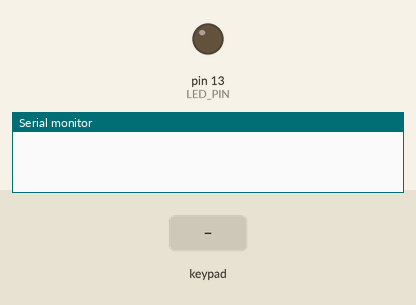
This sketch was run on a simulated Arduino Uno, built with avr-gcc and run on an emulated ATmega328P. Parts: output pins drawn as LEDs (lit = HIGH), the last lines printed to the serial monitor. Dashed ring = blinking. The test bench sets the inputs (shaded band). Pins used as bus, display or sensor lines are not drawn.

Above: at 1.4 s.
1.5 s: key '1' pressed
At 1.8 s:
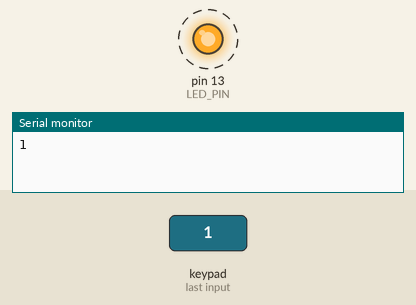
4.5 s: keypad keys 8 3 4 6 # pressed 0.4 s apart
At 7.6 s:
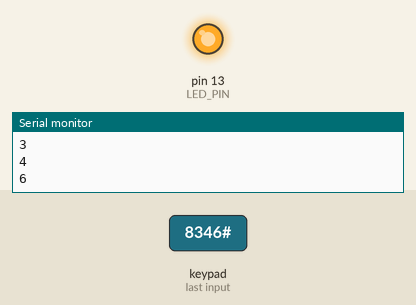
9.5 s: key '*' pressed
Timing chart, 0 to 18.5 s (numbered marks = the images above; inputs shaded):
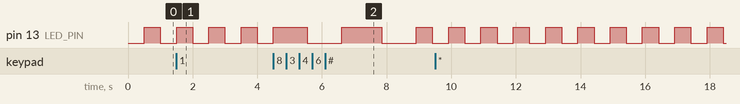

Measured:
- by itself, pin 13 (LED_PIN): alternates HIGH for 0.50 s and LOW for 0.50 s

The sketch:

Came_Gates_Control.ino
```cpp
#include <Keypad.h>
//=================================================================================================
#define TX_PIN  11
#define LED_PIN 13
#define BIT_LEN         320
#define BLINK_INTERVAL  500
//=================================================================================================
// Setup Keypad
const byte ROWS = 4;
const byte COLS = 3;
char keys[ROWS][COLS] =
{
  {'1','2','3'},
  {'4','5','6'},
  {'7','8','9'},
  {'*','0','#'}
};
byte rowPins[ROWS] = {8, 3, 4, 6};
byte colPins[COLS] = {7, 9, 5};

Keypad keypad = Keypad( makeKeymap(keys), rowPins, colPins, ROWS, COLS );
//=================================================================================================
// Defind gate codes
#define GATE_MAIN_IN       0xAAAAAA
#define GATE_MAIN_OUT      0xBBBBBB
#define GATE_PARK_NEAR_IN  0xCCCCCC
#define GATE_PARK_NEAR_OUT 0xDDDDDD
#define GATE_PARK_FAR_IN   0xEEEEEE
#define GATE_PARK_FAR_OUT  0xFFFFFF
//=================================================================================================
// Global variables
unsigned long previousMillis = 0;
int LED_state = LOW;
//=================================================================================================
// Send code vith help of 433 MHz transmitter connected to TX_PIN
void SendCame(unsigned long code)
{
  int repeat_count;
  repeat_count = 24;

  for (int j=0; j<repeat_count; j++)
  {
    digitalWrite(TX_PIN, LOW);
    delayMicroseconds(BIT_LEN * 63);
    digitalWrite(TX_PIN, HIGH);
    delayMicroseconds(BIT_LEN);

    //Sending bit by bit
    for (int i=23; i>=0; i--)
    {  // 0 -> 011, 1 -> 001
      byte b = bitRead(code, i);

      digitalWrite(TX_PIN,LOW);
      delayMicroseconds(BIT_LEN);

      if (!b)
        digitalWrite(TX_PIN,HIGH);
      delayMicroseconds(BIT_LEN);

      digitalWrite(TX_PIN,HIGH);
      delayMicroseconds(BIT_LEN);
    }
    digitalWrite(TX_PIN,LOW);
    delay(16);
  }
}
//-------------------------------------------------------------------------------------------------
void setup()
{
  delay(200);

  // Setup outpus for transmitter and LED pins
  pinMode(TX_PIN, OUTPUT);
  pinMode(LED_PIN, OUTPUT);

  Serial.begin(9600);   // Kept for keypad diagnostics
}
//-------------------------------------------------------------------------------------------------
void loop()
{
  unsigned long currentMillis = millis();

  char key = keypad.getKey();

  if (key)
  {
    Serial.println(key);   // Just for diagnostics

    switch (key)
    {
      case '3':
        SendCame(GATE_MAIN_IN);
        break;
      case '6':
        SendCame(GATE_MAIN_OUT);
        break;
      case '9':
        SendCame(GATE_PARK_NEAR_IN);
        break;
      case '#':
        SendCame(GATE_PARK_NEAR_OUT);
        break;
      case '8':
        SendCame(GATE_PARK_FAR_IN);
        break;
      case '0':
        SendCame(GATE_PARK_FAR_OUT);
        break;
    }
  }

  // Simply blink LED to show that board is alive
  if (currentMillis - previousMillis >= BLINK_INTERVAL)
  {
    previousMillis = currentMillis;
    if (LED_state == LOW)
      LED_state = HIGH;
    else
      LED_state = LOW;
    digitalWrite(LED_PIN, LED_state);
  }
}
//-------------------------------------------------------------------------------------------------
```
